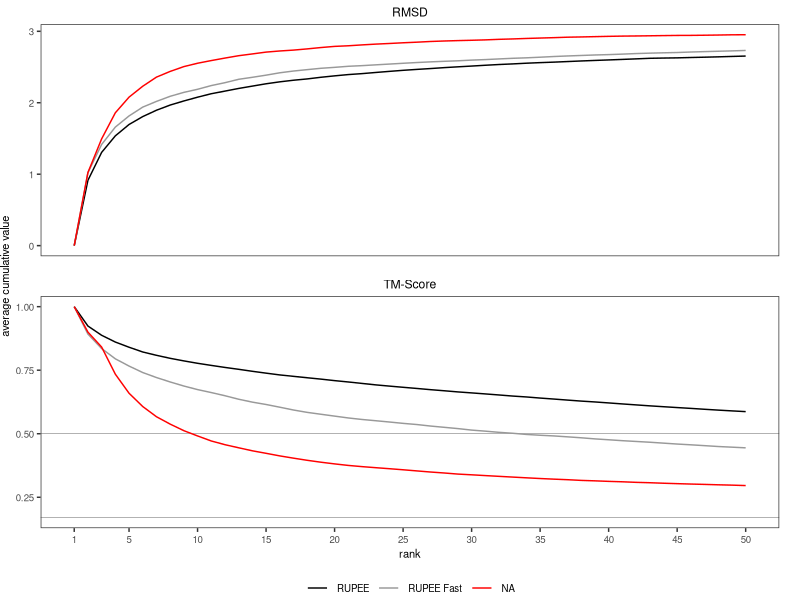

Reproduce this figure in R.

library(ggplot2)
library(plyr)

# clear environment
rm(list = ls())

# read in data file
df <- read.csv('scoring.txt')
refs <- read.csv('scoring_refs.txt')

# reorder factor levels 
df$app <- factor(df$app, levels = c('RUPEE', 'RUPEE Fast', 'mTM'))

ggplot(df, aes(n, avg_cume_score, group = interaction(app, score_type), color = app)) +
    
    # geoms
    geom_hline(
        data = refs,
        colour = 'grey50', 
        size = rel(0.2),
        aes(yintercept = yintercept)
    ) +
    geom_line(
        size = rel(0.5)
    ) + 

    # scales
    scale_color_grey(
        start = 0,
        end = 0.6
    ) + 
    scale_x_continuous(
        limits = c(1, 50),
        breaks = c(1, seq(5, 50, by = 5))
    ) + 

    # faceting
    facet_wrap(~score_type, ncol = 1, scales = 'free_y') + 
    
    # guides
    guides(color = guide_legend(override.aes = list(size = rel(0.5)))) + 

    # axis labels
    labs(
         x = 'rank', 
         y = 'average cumulative value'
    ) + 
    
    # default theme 
    theme_bw() +

    # default override
    theme(
        plot.title = element_blank(), 
        plot.margin = margin(0,15,0,0), 

        panel.grid = element_blank(),
        panel.margin.x = unit(4,'mm'),
        
        axis.text = element_text(size = 7), 
        axis.title = element_text(size = 8), 
        
        legend.text = element_text(size = 7),
        legend.title = element_blank(), 
        legend.position = 'bottom',
        legend.margin = unit(0,'mm'),
        legend.box = 'horizontal',
        legend.direction = 'horizontal',

        strip.background = element_blank(),
        strip.text.x = element_text(color = 'black')
    ) 

ggsave('scoring.pdf', width = 3, height = 4.25)
